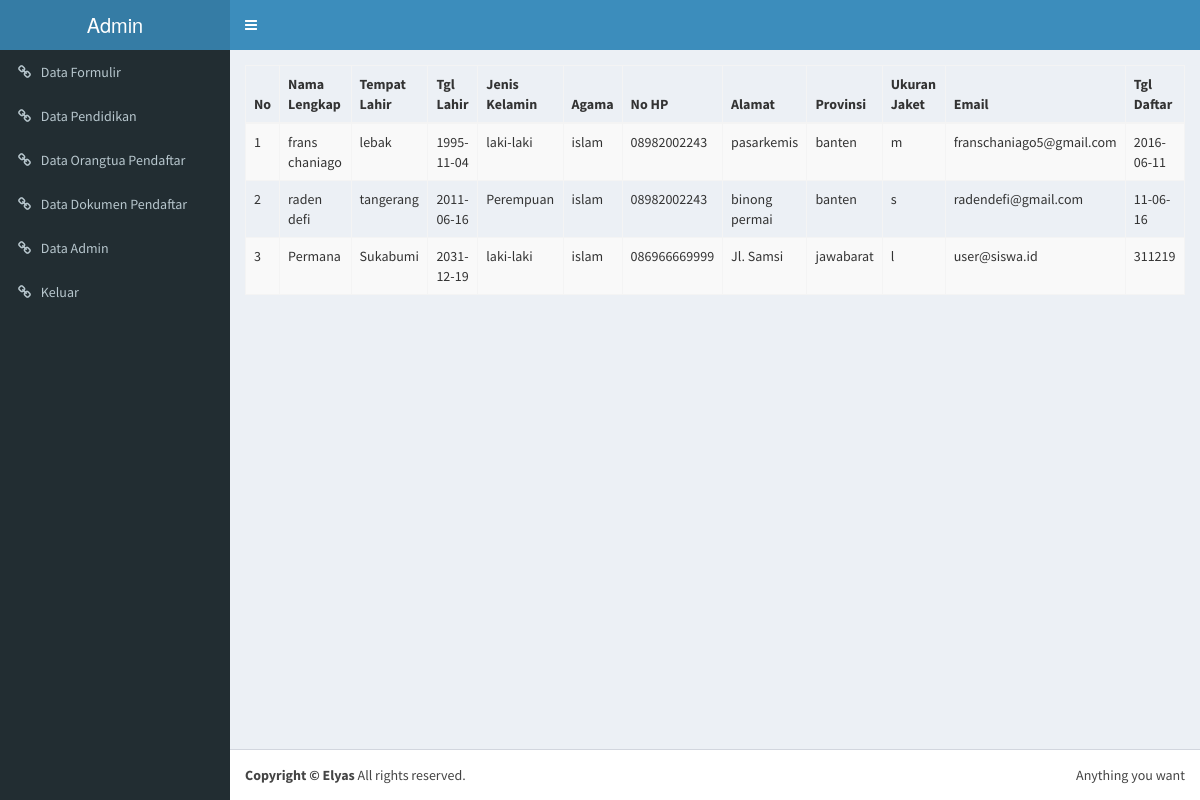
The page /admin/index.php (signed in) on the database its author committed.
### tables this page shows
CREATE TABLE `formulir_mhs` (
  `id` int(11) NOT NULL,
  `nama_lengkap` varchar(100) NOT NULL,
  `tempat_lahir` varchar(100) NOT NULL,
  `tgl_lahir` date NOT NULL,
  `jenis_kelamin` varchar(20) NOT NULL,
  `agama` varchar(20) NOT NULL,
  `no_hp` varchar(15) NOT NULL,
  `alamat` text NOT NULL,
  `provinsi` varchar(100) NOT NULL,
  `no_jaket` varchar(5) NOT NULL,
  `email` varchar(100) NOT NULL,
  `tgl_daftar` varchar(100) NOT NULL
);

### admin/config/fungsi.php (called while the page is built, shortened)
<?php
function tampilpendaftar(){
	global $konek;
	$sql="SELECT * FROM formulir_mhs";
	$result=mysqli_query($konek,$sql) or die('gagal menampilkan data');
	return $result;
}
 ?>

### admin/index.php (the view, shortened to what this page needs)
<?php include 'head.php';
if(empty($_SESSION['id'])){ ?>
  <script>window.location.href='login.php'</script>
<?php }else{
$result=tampilpendaftar();
?>
<link rel="stylesheet" type="text/css" href="dt/css/dataTables.bootstrap.css">
<table class="table table-striped table-bordered">
  <thead>
    <tr>
      <th>No</th>
      <th>Nama Lengkap</th>
      <th>Tempat Lahir</th>
      <th>Tgl Lahir</th>
      <th>Jenis Kelamin</th>
      <th>Agama</th>
      <th>No HP</th>
      <th>Alamat</th>
      <th>Provinsi</th>
      <th>Ukuran Jaket</th>
      <th>Email</th>
      <th>Tgl Daftar</th>
    </tr>
  </thead>
      <tbody>
      <?php $no=1; while ($row=mysqli_fetch_assoc($result)) {
      ?>
        <tr>
        <td><?= $no; ?></td>
        <td><?= $row['nama_lengkap'] ?></td>
        <td><?= $row['tempat_lahir'] ?></td>
        <td><?= $row['tgl_lahir'] ?></td>
        <td><?= $row['jenis_kelamin'] ?></td>
        <td><?= $row['agama'] ?></td>
        <td><?= $row['no_hp'] ?></td>
        <td><?= $row['alamat'] ?></td>
        <td><?= $row['provinsi'] ?></td>
        <td><?= $row['no_jaket'] ?></td>
        <td><?= $row['email'] ?></td>
        <td><?= $row['tgl_daftar'] ?></td>
        </tr>
        <?php $no++; }?>
      </tbody>
</table>
</head>
<?php }include 'foot.php'; ?>

### rows shown on the page
formulir_mhs: nama_lengkap "frans chaniago", tempat_lahir "lebak", tgl_lahir "1995-11-04", jenis_kelamin "laki-laki", agama "islam", no_hp "08982002243", alamat "pasarkemis", provinsi "banten", no_jaket "m", email "franschaniago5@gmail.com", tgl_daftar "2016-06-11"
formulir_mhs: nama_lengkap "raden defi", tempat_lahir "tangerang", tgl_lahir "2011-06-16", jenis_kelamin "Perempuan", agama "islam", no_hp "08982002243", alamat "binong permai", provinsi "banten", no_jaket "s", email "radendefi@gmail.com", tgl_daftar "11-06-16"
formulir_mhs: nama_lengkap "Permana", tempat_lahir "Sukabumi", tgl_lahir "2031-12-19", jenis_kelamin "laki-laki", agama "islam", no_hp "086966669999", alamat "Jl. Samsi", provinsi "jawabarat", no_jaket "l", email "user@siswa.id", tgl_daftar "311219"
